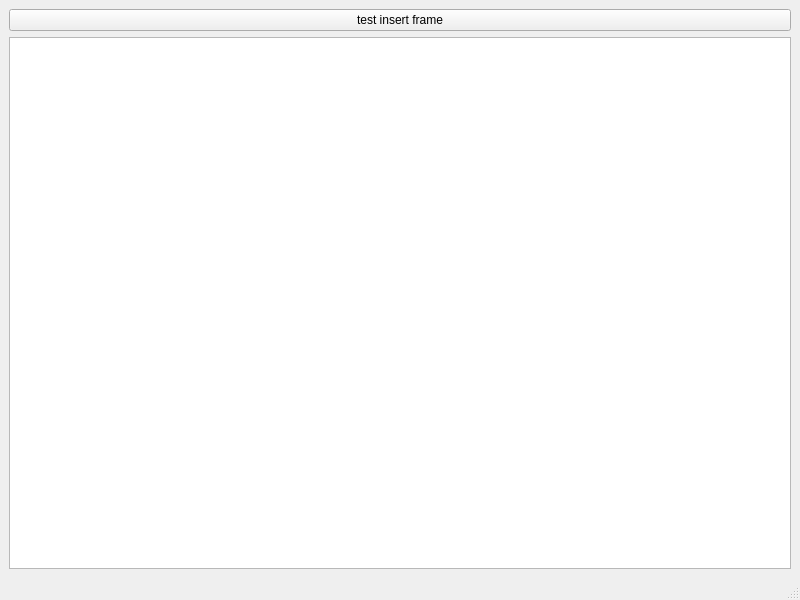
<?xml version="1.0" encoding="UTF-8"?>
<ui version="4.0">
 <class>MainWindow</class>
 <widget class="QMainWindow" name="MainWindow">
  <property name="geometry">
   <rect>
    <x>0</x>
    <y>0</y>
    <width>800</width>
    <height>600</height>
   </rect>
  </property>
  <property name="windowTitle">
   <string>MainWindow</string>
  </property>
  <widget class="QWidget" name="centralwidget">
   <layout class="QGridLayout" name="gridLayout">
    <item row="1" column="0">
     <widget class="BlockTextEdit" name="textEdit"/>
    </item>
    <item row="0" column="0">
     <widget class="QPushButton" name="pushButton">
      <property name="text">
       <string>test insert frame</string>
      </property>
     </widget>
    </item>
   </layout>
  </widget>
  <widget class="QMenuBar" name="menubar">
   <property name="geometry">
    <rect>
     <x>0</x>
     <y>0</y>
     <width>800</width>
     <height>25</height>
    </rect>
   </property>
  </widget>
  <widget class="QStatusBar" name="statusbar"/>
 </widget>
 <customwidgets>
  <customwidget>
   <class>BlockTextEdit</class>
   <extends>QTextEdit</extends>
   <header>blocktextedit.h</header>
  </customwidget>
 </customwidgets>
 <resources/>
 <connections/>
</ui>
